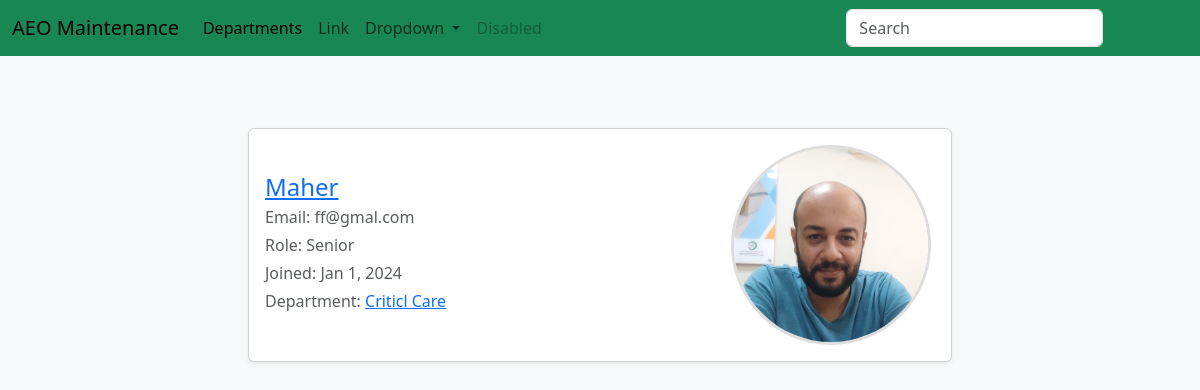
Before: /users/1 with the older database file.
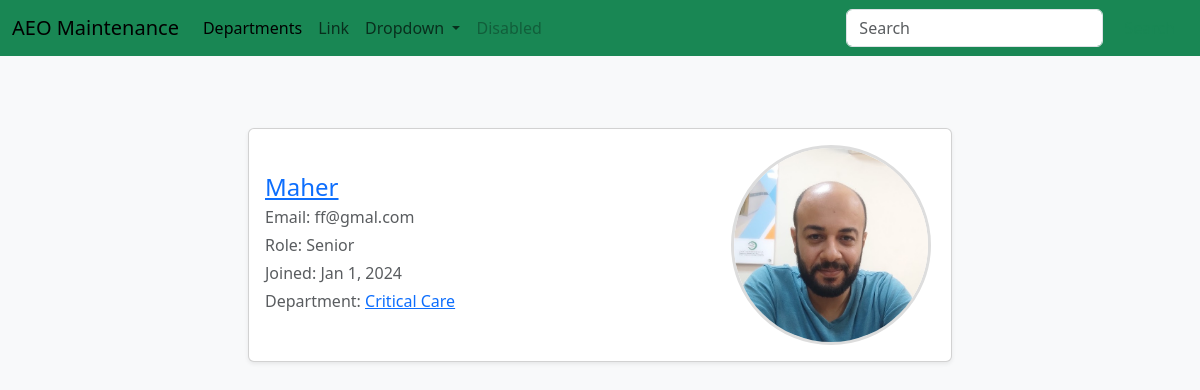
After: the same page with the newer database file.
### maintenance_system/models.py (models this page shows, shortened)
class Department(db.Model):
	id = db.Column(db.Integer, primary_key=True)
	name = db.Column(db.String(80), unique=True)
	members = db.relationship('User', backref='department', lazy=True)
	devices = db.relationship('Device', backref='department', lazy=True)

### maintenance_system/routes.py (the view)
@app.route('/users/<int:id>')
def user(id):
	user = User.query.get_or_404(id)
	return render_template('user.html', user=user)

### maintenance_system/Templates/user.html
{% extends "layout.html"%}
{% block content %}
<div class="row justify-content-center">
	<div class="col-md-8 col-lg-8 mt-4 mb-4">
		<div class="card p-3 shadow-sm">
			<div class="row align-items-center">
				<div class="col-md-8 col-12">
					<a href="{{url_for('user', id=user.id)}}">
						<h4 class="mb-1">{{user.username}}</h4>
					</a>
					<p class="text-muted mb-1">Email: {{user.email}}</p>
					<p class="text-muted mb-1">Role: {{user.rank}}</p>
					<p class="text-muted mb-1">Joined: Jan 1, 2024</p>
					<p class="text-muted mb-1">Department: <a href="#">{{user.department.name}}</a>
					</p>
				</div>
				<div class="col-md-4 col-12 text-center">
					<img src="{{ url_for('static', filename='images/profile.jpg')}}" alt="User Photo"
						class="rounded-photo">
				</div>
			</div>
		</div>
	</div>
</div>
{% endblock%}

Changed rows visible on the page:
changed Department: department.name "Criticl Care" → "Critical Care"
